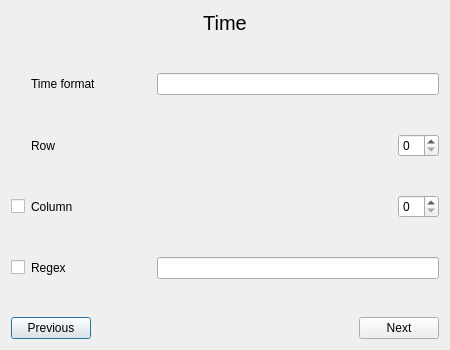
<?xml version="1.0" encoding="UTF-8"?>
<ui version="4.0">
 <class>Dialog</class>
 <widget class="QDialog" name="Dialog">
  <property name="geometry">
   <rect>
    <x>0</x>
    <y>0</y>
    <width>450</width>
    <height>350</height>
   </rect>
  </property>
  <property name="windowTitle">
   <string>Add sensor model</string>
  </property>
  <layout class="QGridLayout" name="gridLayout_2">
   <item row="2" column="0">
    <widget class="QPushButton" name="pushButton_previous">
     <property name="sizePolicy">
      <sizepolicy hsizetype="Fixed" vsizetype="Fixed">
       <horstretch>0</horstretch>
       <verstretch>0</verstretch>
      </sizepolicy>
     </property>
     <property name="text">
      <string>Previous</string>
     </property>
    </widget>
   </item>
   <item row="0" column="1">
    <widget class="QLabel" name="label_title">
     <property name="sizePolicy">
      <sizepolicy hsizetype="Preferred" vsizetype="Fixed">
       <horstretch>0</horstretch>
       <verstretch>0</verstretch>
      </sizepolicy>
     </property>
     <property name="font">
      <font>
       <pointsize>15</pointsize>
      </font>
     </property>
     <property name="text">
      <string>Time</string>
     </property>
     <property name="alignment">
      <set>Qt::AlignCenter</set>
     </property>
    </widget>
   </item>
   <item row="2" column="1">
    <spacer name="horizontalSpacer_3">
     <property name="orientation">
      <enum>Qt::Horizontal</enum>
     </property>
     <property name="sizeType">
      <enum>QSizePolicy::Expanding</enum>
     </property>
     <property name="sizeHint" stdset="0">
      <size>
       <width>40</width>
       <height>20</height>
      </size>
     </property>
    </spacer>
   </item>
   <item row="1" column="0" colspan="3">
    <layout class="QGridLayout" name="gridLayout" columnminimumwidth="0,120,0">
     <item row="6" column="1">
      <widget class="QLabel" name="label_column">
       <property name="text">
        <string>Column</string>
       </property>
      </widget>
     </item>
     <item row="4" column="1">
      <widget class="QLabel" name="label_row">
       <property name="text">
        <string>Row</string>
       </property>
      </widget>
     </item>
     <item row="1" column="1">
      <widget class="QLabel" name="label_format">
       <property name="text">
        <string>Time format</string>
       </property>
      </widget>
     </item>
     <item row="1" column="2">
      <widget class="QLineEdit" name="lineEdit_format"/>
     </item>
     <item row="2" column="2">
      <spacer name="verticalSpacer_4">
       <property name="orientation">
        <enum>Qt::Vertical</enum>
       </property>
       <property name="sizeHint" stdset="0">
        <size>
         <width>20</width>
         <height>40</height>
        </size>
       </property>
      </spacer>
     </item>
     <item row="5" column="2">
      <spacer name="verticalSpacer_2">
       <property name="orientation">
        <enum>Qt::Vertical</enum>
       </property>
       <property name="sizeHint" stdset="0">
        <size>
         <width>20</width>
         <height>40</height>
        </size>
       </property>
      </spacer>
     </item>
     <item row="6" column="0">
      <widget class="QCheckBox" name="checkBox_column">
       <property name="text">
        <string/>
       </property>
      </widget>
     </item>
     <item row="7" column="2">
      <spacer name="verticalSpacer_3">
       <property name="orientation">
        <enum>Qt::Vertical</enum>
       </property>
       <property name="sizeHint" stdset="0">
        <size>
         <width>20</width>
         <height>40</height>
        </size>
       </property>
      </spacer>
     </item>
     <item row="8" column="0">
      <widget class="QCheckBox" name="checkBox_regex">
       <property name="text">
        <string/>
       </property>
      </widget>
     </item>
     <item row="8" column="1">
      <widget class="QLabel" name="label_regex">
       <property name="text">
        <string>Regex</string>
       </property>
      </widget>
     </item>
     <item row="8" column="2">
      <widget class="QLineEdit" name="lineEdit_regex"/>
     </item>
     <item row="9" column="2">
      <spacer name="verticalSpacer">
       <property name="orientation">
        <enum>Qt::Vertical</enum>
       </property>
       <property name="sizeHint" stdset="0">
        <size>
         <width>20</width>
         <height>40</height>
        </size>
       </property>
      </spacer>
     </item>
     <item row="4" column="2">
      <layout class="QHBoxLayout" name="horizontalLayout">
       <item>
        <spacer name="horizontalSpacer">
         <property name="orientation">
          <enum>Qt::Horizontal</enum>
         </property>
         <property name="sizeHint" stdset="0">
          <size>
           <width>40</width>
           <height>20</height>
          </size>
         </property>
        </spacer>
       </item>
       <item>
        <widget class="QSpinBox" name="spinBox_row"/>
       </item>
      </layout>
     </item>
     <item row="6" column="2">
      <layout class="QHBoxLayout" name="horizontalLayout_2">
       <item>
        <spacer name="horizontalSpacer_2">
         <property name="orientation">
          <enum>Qt::Horizontal</enum>
         </property>
         <property name="sizeHint" stdset="0">
          <size>
           <width>40</width>
           <height>20</height>
          </size>
         </property>
        </spacer>
       </item>
       <item>
        <widget class="QSpinBox" name="spinBox_column"/>
       </item>
      </layout>
     </item>
     <item row="0" column="2">
      <spacer name="verticalSpacer_5">
       <property name="orientation">
        <enum>Qt::Vertical</enum>
       </property>
       <property name="sizeHint" stdset="0">
        <size>
         <width>20</width>
         <height>40</height>
        </size>
       </property>
      </spacer>
     </item>
    </layout>
   </item>
   <item row="2" column="2">
    <widget class="QPushButton" name="pushButton_next">
     <property name="text">
      <string>Next</string>
     </property>
    </widget>
   </item>
  </layout>
 </widget>
 <resources/>
 <connections/>
</ui>
